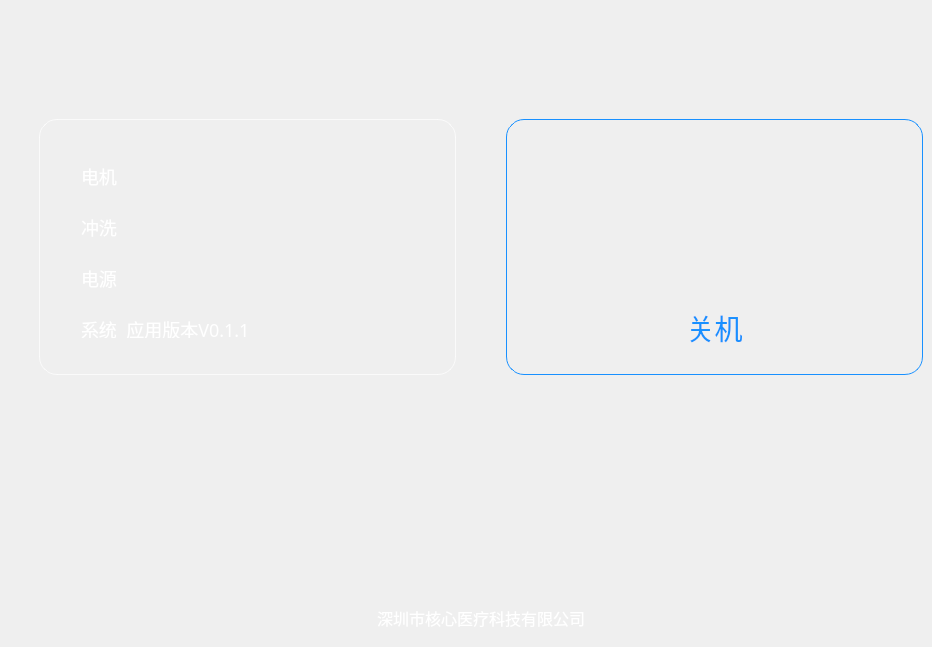
      <widget class="QWidget" name="page_information">
       <widget class="QLabel" name="label_132">
        <property name="geometry">
         <rect>
          <x>39</x>
          <y>119</y>
          <width>417</width>
          <height>256</height>
         </rect>
        </property>
        <property name="styleSheet">
         <string notr="true">border: 0.5px solid rgba(255,255,255,0.7);
border-radius: 18px;
</string>
        </property>
        <property name="text">
         <string/>
        </property>
       </widget>
       <widget class="QLabel" name="label_133">
        <property name="geometry">
         <rect>
          <x>81</x>
          <y>167</y>
          <width>181</width>
          <height>171</height>
         </rect>
        </property>
        <property name="styleSheet">
         <string notr="true">font-family: PingFangSC-Regular;
font-size: 18px;
color: #FFFFFF;
letter-spacing: 0;
line-height: 40px;
font-weight: 400;</string>
        </property>
        <property name="text">
         <string>电机

冲洗

电源

系统  应用版本V0.1.1</string>
        </property>
       </widget>
       <widget class="QPushButton" name="pushButton_SystemSetting_close">
        <property name="geometry">
         <rect>
          <x>506</x>
          <y>119</y>
          <width>417</width>
          <height>256</height>
         </rect>
        </property>
        <property name="sizePolicy">
         <sizepolicy hsizetype="Minimum" vsizetype="Fixed">
          <horstretch>0</horstretch>
          <verstretch>0</verstretch>
         </sizepolicy>
        </property>
        <property name="styleSheet">
         <string notr="true">QPushButton
{
border: 0.5px solid rgba(24,144,255,1);
border-radius: 18px;
font-family: PingFangSC-Regular;
font-size: 28px;
color: #1890FF;
letter-spacing: 0;
line-height: 28px;
font-weight: 400;
background-image: url(:/ic_关机.png);
background-repeat: repeat-no-repeat;
background-position: top;
background-origin:content;
padding-top: 81px;
text-align : bottom;
padding-bottom: 25px;
}
QPushButton:pressed
{
	background-color:rgb(14, 36, 63);
	padding-left:1px;
	padding-top:82px;
}</string>
        </property>
        <property name="text">
         <string>关机</string>
        </property>
        <property name="checkable">
         <bool>true</bool>
        </property>
        <property name="autoRepeat">
         <bool>false</bool>
        </property>
       </widget>
       <widget class="QLabel" name="label_134">
        <property name="geometry">
         <rect>
          <x>377</x>
          <y>598</y>
          <width>208</width>
          <height>40</height>
         </rect>
        </property>
        <property name="styleSheet">
         <string notr="true">font-family: PingFangSC-Regular;
font-size: 16px;
color: #FFFFFF;
letter-spacing: 0;
line-height: 40px;
font-weight: 400;</string>
        </property>
        <property name="text">
         <string>深圳市核心医疗科技有限公司</string>
        </property>
       </widget>
      </widget>
